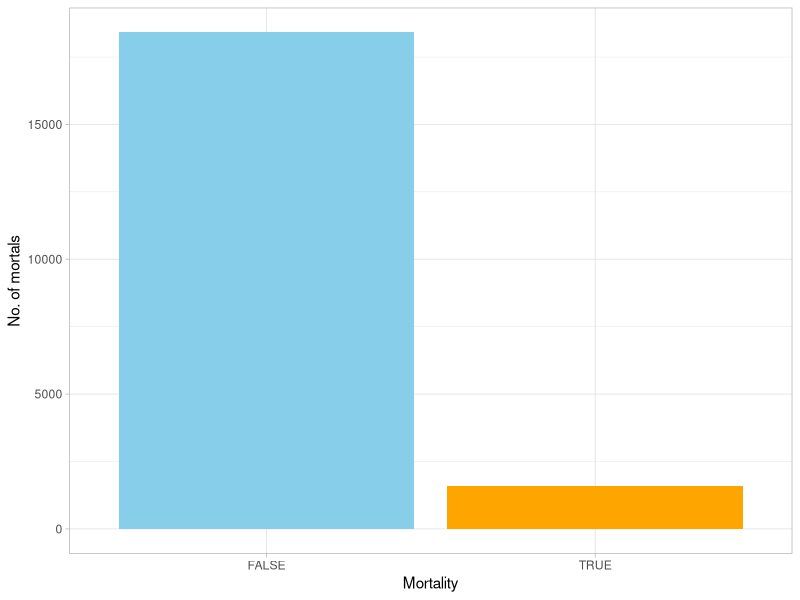
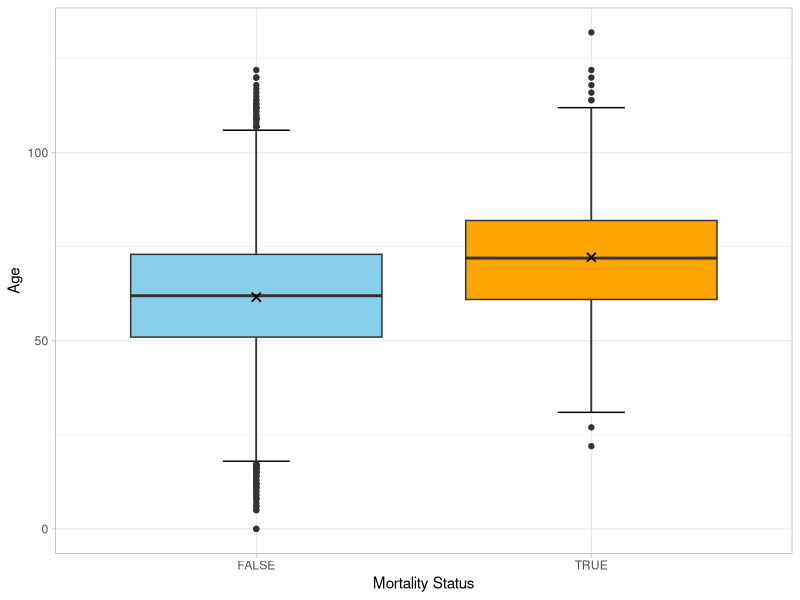
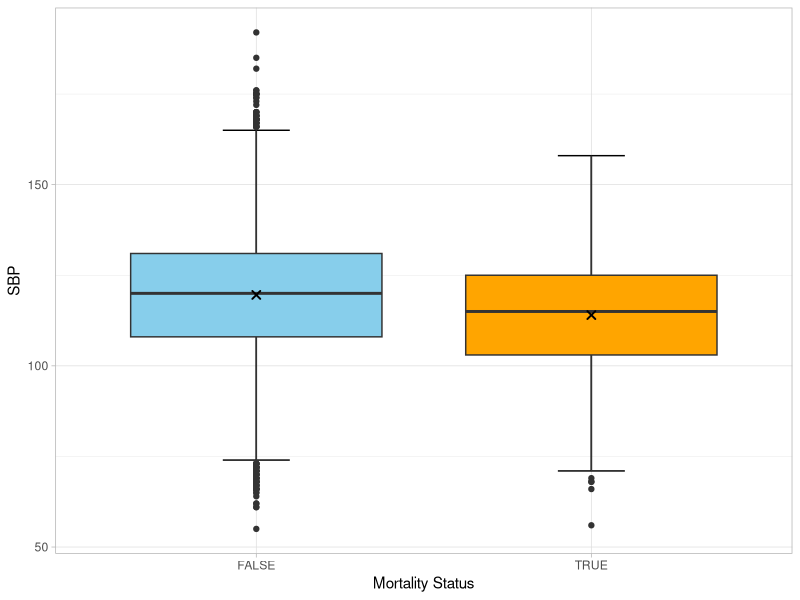
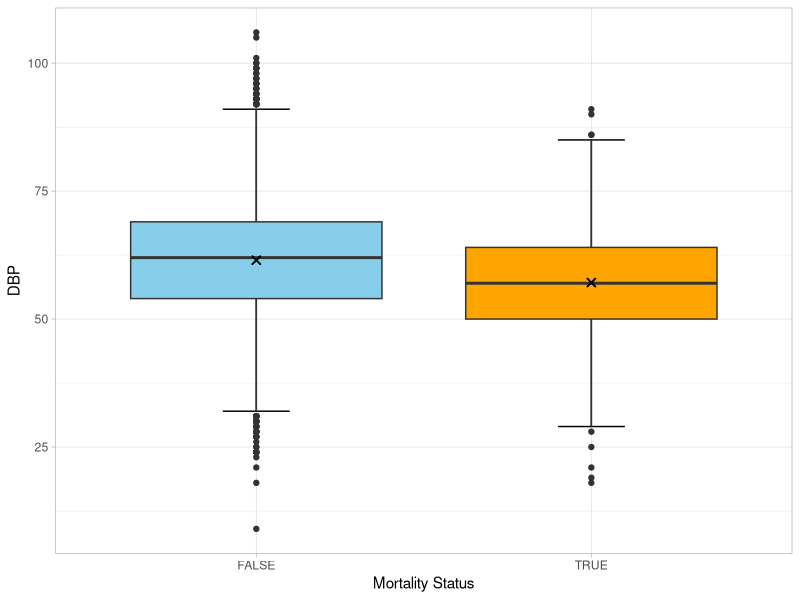
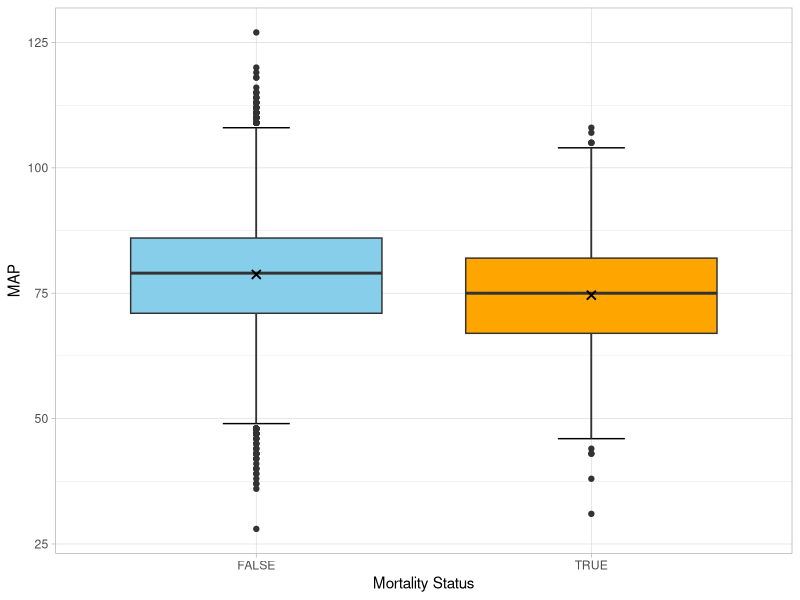
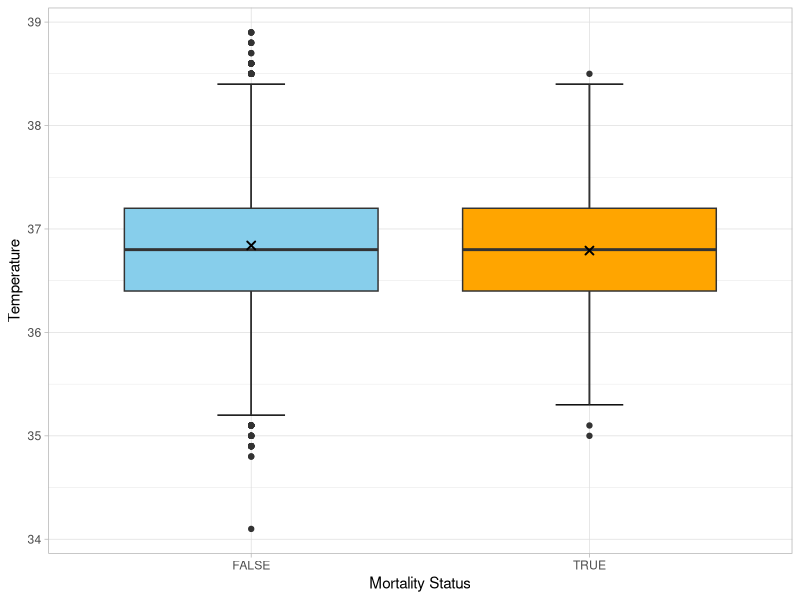
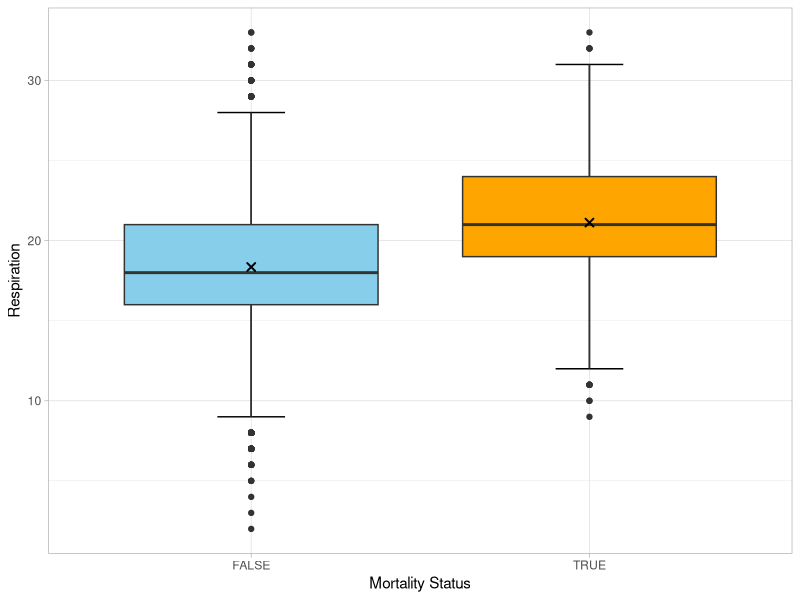
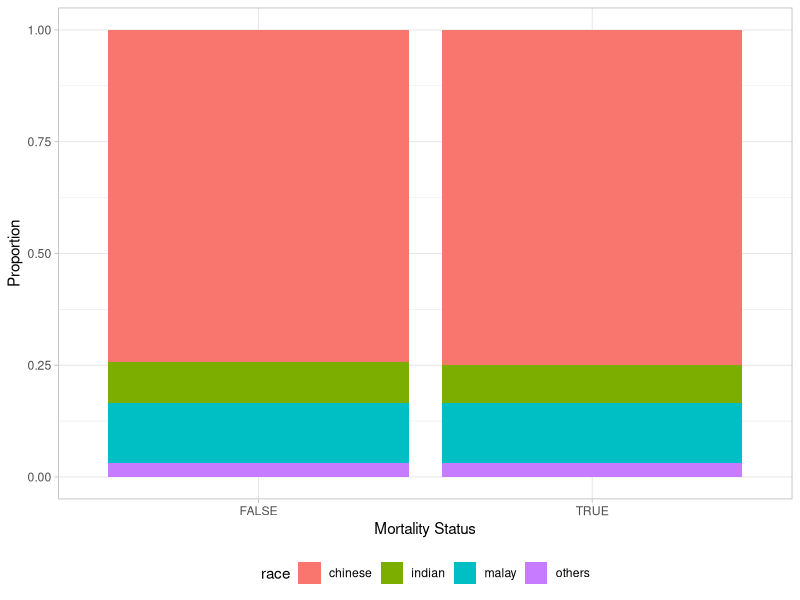

Write the R code that produced these figures, in order.
## ---- chunk 1
knitr::opts_chunk$set(echo = TRUE)
## ---- chunk 2
library(magrittr)
library(tidyverse)
library(corrplot) # for correlation matrix 
library(car) # for vif 
library(caret) # for confusion matrix and evaluation metrics
library(pROC) # for ROC plots 
library(glmnet)
## ---- chunk 3
df.icu <- read.csv("data/icu.csv")
head(df.icu)
## ---- chunk 4
sum(is.na(df.icu))
sum(duplicated(df.icu))
unique(df.icu$Mortality)
unique(df.icu$Race)
## ---- chunk 5
colnames(df.icu) <- c("patientId", "mortality", "age", "race", "sbp", "dbp", "map", "temp", "resp")

df.icu <- df.icu %>% 
  mutate(mortality = as.factor(mortality),
         race = as.factor(race)) %>% 
  mutate(race = tolower(race)) %>% 
  mutate(p_mortality = ifelse(mortality == "TRUE", 1, 0))

head(df.icu)
## ---- chunk 6
str(df.icu)
## ---- chunk 7
ggplot(df.icu) + 
  geom_bar(aes(x=mortality, fill=mortality)) + 
  labs(y="No. of mortals", x="Mortality") +
  scale_fill_manual(values = c("skyblue", "orange")) +
  theme_light() + 
  theme(legend.position = "none")
## ---- chunk 8
df.icu %>% 
  group_by(mortality) %>% 
  summarise(prop = n()/nrow(df.icu))
## ---- chunk 9
ggplot(df.icu, aes(x=mortality, y=age)) + 
  stat_boxplot(geom = 'errorbar', width = 0.2) + 
  geom_boxplot(aes(fill=mortality)) + 
  stat_summary(fun="mean", shape=4) + 
  scale_fill_manual(values = c("skyblue", "orange")) + 
  theme_light() + 
  theme(legend.position = "none")+
  labs(x="Mortality Status",y="Age")

ggplot(df.icu, aes(x=mortality, y=sbp)) + 
  stat_boxplot(geom = 'errorbar', width = 0.2) + 
  geom_boxplot(aes(fill=mortality)) + 
  stat_summary(fun="mean", shape=4) + 
  scale_fill_manual(values = c("skyblue", "orange")) + 
  theme_light() + 
  theme(legend.position = "none")+
  labs(x="Mortality Status",y="SBP")

ggplot(df.icu, aes(x=mortality, y=dbp)) + 
  stat_boxplot(geom = 'errorbar', width = 0.2) + 
  geom_boxplot(aes(fill=mortality)) + 
  stat_summary(fun="mean", shape=4) + 
  scale_fill_manual(values = c("skyblue", "orange")) + 
  theme_light() + 
  theme(legend.position = "none")+
  labs(x="Mortality Status",y="DBP")

ggplot(df.icu, aes(x=mortality, y=map)) + 
  stat_boxplot(geom = 'errorbar', width = 0.2) + 
  geom_boxplot(aes(fill=mortality)) + 
  stat_summary(fun="mean", shape=4) + 
  scale_fill_manual(values = c("skyblue", "orange")) + 
  theme_light() + 
  theme(legend.position = "none")+
  labs(x="Mortality Status",y="MAP")

ggplot(df.icu, aes(x=mortality, y=temp)) + 
  stat_boxplot(geom = 'errorbar', width = 0.2) + 
  geom_boxplot(aes(fill=mortality)) + 
  stat_summary(fun="mean", shape=4) + 
  scale_fill_manual(values = c("skyblue", "orange")) + 
  theme_light() + 
  theme(legend.position = "none")+
  labs(x="Mortality Status",y="Temperature")

ggplot(df.icu, aes(x=mortality, y=resp)) + 
  stat_boxplot(geom = 'errorbar', width = 0.2) + 
  geom_boxplot(aes(fill=mortality)) + 
  stat_summary(fun="mean", shape=4) + 
  scale_fill_manual(values = c("skyblue", "orange")) + 
  theme_light() + 
  theme(legend.position = "none")+
  labs(x="Mortality Status",y="Respiration")
## ---- chunk 10
ggplot(df.icu) + 
  geom_bar(aes(x=mortality,fill=race), position = "fill") +
  labs(y="Proportion", x="Mortality Status") + 
  theme_light() + 
  theme(legend.position = "bottom")
## ---- chunk 11
chisq.test(df.icu$race, df.icu$mortality)
## ---- chunk 12
correlation <- cor(df.icu[,c(3,5:10)])
corrplot(corr = correlation, method = 'number', type = 'upper')
correlation
## ---- chunk 13
split_train_test <- function(df, split_fraction){
  set.seed(123)
  nrows <- nrow(df)
  sample_size <- round(nrows*split_fraction)
  index <- sample(seq_len(nrows), size = sample_size)
  return(index)
}

index <- split_train_test(df.icu, 0.7)
train <- df.icu[index, ]
test <- df.icu[-index, ]
## ---- chunk 14
model1 = glm(mortality ~ age + race + sbp + dbp + map + temp + resp,
            data = train,
            family = binomial)
summary(model1)
## ---- chunk 15
vif(model1)
## ---- chunk 16
eval_model <- function(model, data, test_flag, threshold)
{
  if(test_flag)
    y_probs <- predict(model, newdata = data, type = "response")
  else 
    y_probs <- fitted(model)
  
  y_pred <- ifelse(y_probs > threshold, "TRUE", "FALSE")
  y_true <- data$mortality
  
  y_true <- factor(y_true, levels = c(FALSE, TRUE))
  y_pred <- factor(y_pred, levels = c(FALSE, TRUE))

  
  cm <- table(y_pred, y_true)
  print(cm)
  
  # Calculate metrics using confusionMatrix()
  metrics <- confusionMatrix(cm, positive = "TRUE")
  print(metrics)

  # Extract individual metrics
  accuracy <- metrics$overall["Accuracy"]
  sensitivity <- metrics$byClass["Sensitivity"]
  specificity <- metrics$byClass["Specificity"]
  precision <- metrics$byClass["Pos Pred Value"]
  f1_score <- metrics$byClass["F1"]

  plot.roc(y_true, y_probs, print.auc = TRUE, 
           thresholds="best",
           print.thres="best")
  auc <- auc(roc(y_true, y_probs))
  
  evalnames <- c("accuracy", "sensitivity", "specificity", "precision", "f1_score", "auc")
  evaldata <- c(accuracy, sensitivity, specificity, precision, f1_score, auc)
  evalmetrics <- data.frame(evalnames, evaldata)
  return(evalmetrics)
}
## ---- chunk 17
e1_train <- eval_model(model1, train, FALSE, 0.5)
e1_train
## ---- chunk 18
e1_test <- eval_model(model1, test, TRUE, 0.5)
e1_test
## ---- chunk 19
e1_train_updated <- eval_model(model1, train, FALSE, 0.079)
e1_train_updated
## ---- chunk 20
e1_test_updated <- eval_model(model1, test, TRUE, 0.079)
e1_test_updated
## ---- chunk 21
train.x <- model.matrix(mortality ~ . -patientId - p_mortality, data = train)[, -1]
train.y <- train$mortality
test.x  <- model.matrix(mortality ~ . -patientId - p_mortality, data = test)[, -1]
test.y  <- test$mortality
## ---- chunk 22
generate_cvmodels <- function (x) {
  set.seed(123)
  alpha <- x/10
  model <- cv.glmnet(train.x, train.y, family = "binomial",
                  type.measure = "auc", alpha = x/10)
  newx = train.x
  pred = predict(model, newx, type = 'response',s ="lambda.min")
  auc_value <- auc(train.y,pred)
  return (list(alpha = x/10, auc = auc_value, lambda = model$lambda.min))
}
## ---- chunk 23
cv_models <- lapply(0:10, generate_cvmodels)
## ---- chunk 24
# Extract alpha and AUC values
alphas <- sapply(cv_models, function(m) m$alpha)
auc_values <- sapply(cv_models, function(m) m$auc)
lambdas <- sapply(cv_models, function(m) m$lambda)

# Print the alpha and AUC values as needed
print(data.frame(alpha = alphas, auc = auc_values, lambda = lambdas))
## ---- chunk 25
plot(
  alphas,
  auc_values,
  main = "Cross Validation AUC for the Optimal Models of
  different Alpha Values",
  xlab = "Alpha",
  ylab = "CV AUC",
  cex = 1.4,
  cex.lab = 1.3,
  cex.main = 1.4,
  pch = 19,
  col = "blue",
  type = "b"
)

text(alphas,
     auc_values + 0.001,
     labels = round(auc_values, digits = 3),
     cex = 1.3)

max_auc_index <- which.max(auc_values)
best_alpha <- alphas[max_auc_index]
highest_auc <- auc_values[max_auc_index]

points(best_alpha,
       highest_auc,
       pch = 17,
       col = "red",
       cex = 1.7)
## ---- chunk 26
get_best_model <- function () {  
  index  = which.max(auc_values)
  return(
    data.frame(
      alpha = alphas[index],  
      lambda = lambdas[index]
    )
  )
}
## ---- chunk 27
best_parameter <- get_best_model()
best_parameter
## ---- chunk 28
model2 <- glmnet(train.x, 
                     train.y,
                     family = "binomial",
                     alpha = best_parameter$alpha, 
                     lambda = best_parameter$lambda)
t(coef(model2))
## ---- chunk 29
eval_elanet <- function(model, x, y)
{
  cnf = confusion.glmnet(model, newx = train.x, newy = train.y)
  print(cnf)
  
  # Calculate metrics using confusionMatrix()
  metrics <- confusionMatrix(cnf, positive = "TRUE")
  print(metrics)

  # Extract individual metrics
  accuracy <- metrics$overall["Accuracy"]
  sensitivity <- metrics$byClass["Sensitivity"]
  specificity <- metrics$byClass["Specificity"]
  precision <- metrics$byClass["Pos Pred Value"]
  f1_score <- metrics$byClass["F1"]
  
  evalnames <- c("accuracy", "sensitivity", "specificity", "precision", "f1_score")
  evaldata <- c(accuracy, sensitivity, specificity, precision, f1_score)
  evalmetrics <- data.frame(evalnames, evaldata)
  return(evalmetrics)
}
## ---- chunk 30
summary_ElaNet_train <- eval_elanet(model2, train.x, train.y)
summary_ElaNet_train
## ---- chunk 31
summary_ElaNet_test <- eval_elanet(model2, test.x, test.y)
summary_ElaNet_test
## ---- chunk 32
model3 <- glm(mortality ~ age + sbp + dbp + map + resp,
            data = train,
            family = "binomial")
summary(model3)
## ---- chunk 33
vif(model3) # check if multi-collinearity still exists
## ---- chunk 34
e2_train <- eval_model(model3, train, FALSE, 0.5)
e2_train
## ---- chunk 35
e2_test <- eval_model(model3, test, TRUE, 0.5)
e2_test
## ---- chunk 36
model4 <- glm(mortality ~ age + sbp + resp,
            data = train,
            family = binomial)
summary(model4)
## ---- chunk 37
vif(model4) # check if multi-collinearity still exists
## ---- chunk 38
e2_train <- eval_model(model4, train, FALSE, 0.5)
e2_train
## ---- chunk 39
e2_test <- eval_model(model4, test, TRUE, 0.5)
e2_test
